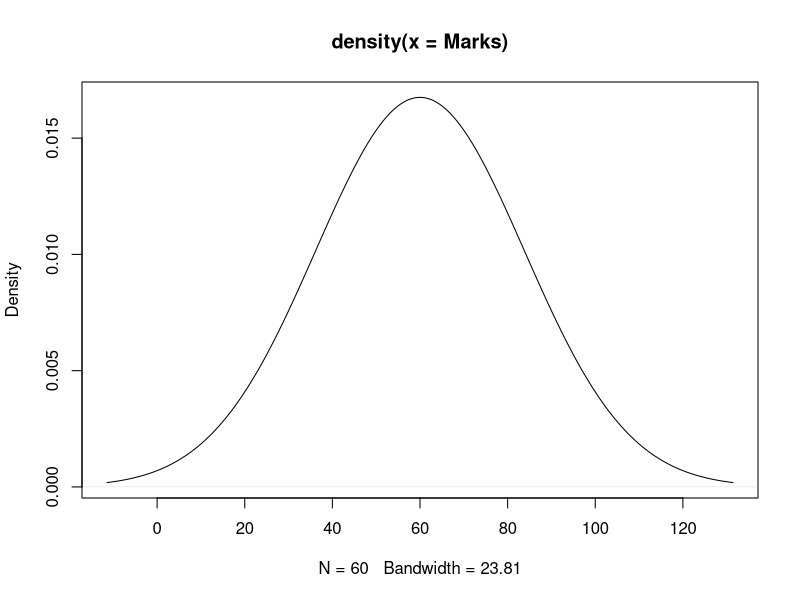

Recreate this plot in R.
# Data Structure - Vectors


x = c(1,2,3,4,5) #concatenate symbol c
(x)
x1 <- c(2,4,6,8,10) #another format
x2 = c('R','O','S','H')
x2
(x3 = 1:100)  #to print directly instead of Ctrl+enter
x4 = seq(1,100,by=3)
?seq
x5=seq(1, 9, by = pi)

Marks = rnorm(60, mean=60, sd=0)
plot(density(Marks))
x5[-1]  #print all values of x5 except the first

v1 = c('A','B','C')
v7 = c('A','C')

v1[!v1 %in% v7]


